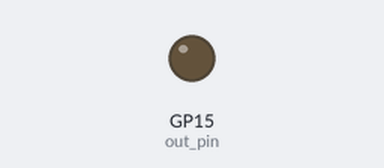
Bench run of a program on a simulated Raspberry Pi Pico running MicroPython. On the bench: output pins drawn as LEDs (lit = HIGH). What the program prints to the serial console is not drawn. At 0.1 s the program stops and its outputs stay as they are.

Above: at 0.1 s.
Timing chart, 0 to 1.6 s (numbered marks = the images above):
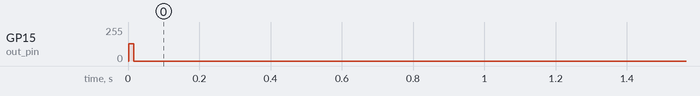

The program:

pio_08_pulsetrain.py
```python
#pio_08_pulsetrain.py
import time
from rp2 import PIO, StateMachine, asm_pio
from machine import Pin

out_pin = 15
f = 1000
n = 6

@asm_pio(set_init=PIO.OUT_LOW, in_shiftdir=PIO.SHIFT_RIGHT)
def _pulses():
    pull(block)              #   wait for input from system to OSR
    mov(x, osr)              #   count from OSR to X

    label("next")            #   loop = 10 cycles
    set(pins, 1)         [4] #   5 cycles
    set(pins, 0)         [3] #   4 cycles
    jmp(x_dec, "next")       #   1 cycle

def pulsetrain(f, nb):
    sm = StateMachine(0, _pulses, freq=f*10,  set_base=Pin(out_pin))
    sm.active(1)
    sm.put(n - 1)
    return sm

def wait_switch_off(sm, f, n):
    waittime = (1/f)*n + 0.01
    time.sleep(waittime)
    sm.active(0)
    print("READY")

sm = pulsetrain(f, n)
wait_switch_off(sm, f, n)
```

Measured:
- by itself, GP15 (out_pin): 0/255 → 128/255 at 0.00 s, → 0/255 0.01 s later
